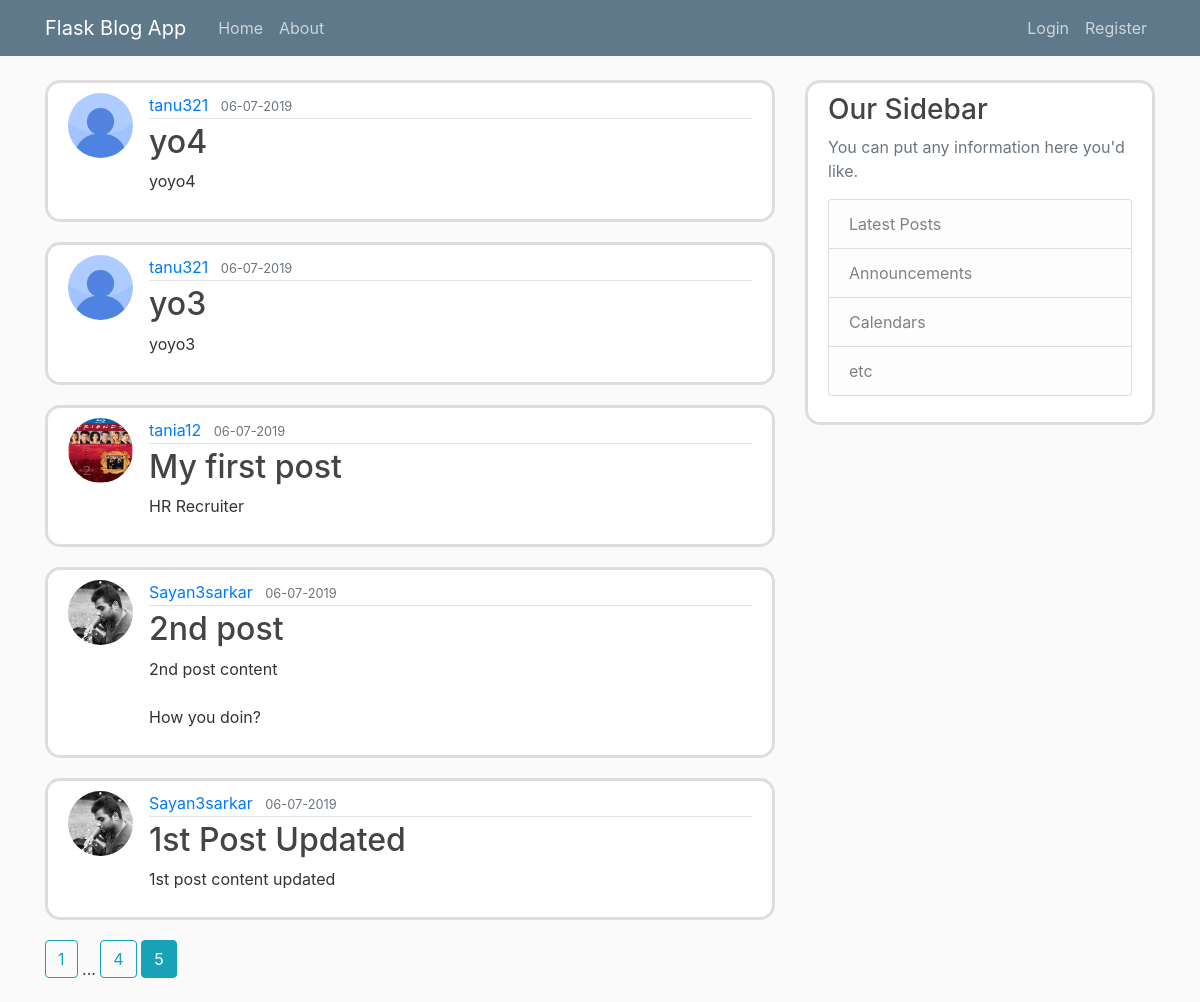
/home?page=5, run on the app's committed database.
### flaskblog/models.py (models this page shows, shortened)
class Post(db.Model):
	id = db.Column(db.Integer, primary_key = True)
	title = db.Column(db.String(100), nullable = False)
	date_posted = db.Column(db.DateTime, nullable = False, default = datetime.utcnow)
	content = db.Column(db.Text, nullable = False)
	user_id = db.Column(db.Integer, db.ForeignKey('user.id'), nullable = False) #Here 'user.id' represents 'id'

class User(db.Model, UserMixin):
    id = db.Column(db.Integer, primary_key=True)
    username = db.Column(db.String(20), unique=True, nullable=False)
    email = db.Column(db.String(120), unique=True, nullable=False)
    image_file = db.Column(db.String(20), nullable=False, default='default.jpg')
    password = db.Column(db.String(60), nullable=False)
    posts = db.relationship('Post', backref='author', lazy=True)

### flaskblog/main/routes.py (the view)
@main.route('/')
@main.route('/home')
def home():
	page = request.args.get('page', 1, type=int)
	posts = Post.query.order_by(Post.date_posted.desc()).paginate(page=page, per_page=5)
	return render_template('home.html', posts = posts)

### flaskblog/templates/home.html
{% extends "layout.html" %}
{% block content %}
    {% for post in posts.items %}
        <article class="media content-section">
          <img class="rounded-circle article-img" src="{{ url_for('static', filename='profile_pics/' + post.author.image_file) }}">
          <div class="media-body">
            <div class="article-metadata">
              <a class="mr-2" href="{{ url_for('users.user_posts', username=post.author.username) }}">{{ post.author.username }}</a>
              <small class="text-muted">{{ post.date_posted.strftime('%d-%m-%Y') }}</small>
            </div>
            <h2><a class="article-title" href="{{ url_for('posts.post', post_id=post.id) }}">{{ post.title }}</a></h2>
            <p class="article-content">{{ post.content }}</p>
          </div>
        </article>
    {% endfor %}
    {% for page_num in posts.iter_pages(left_edge=1, right_edge=1, left_current=1, right_current=2) %}
		{% if page_num %}
			{% if posts.page == page_num %}
				<a class="btn btn-info mb-4" href="{{ url_for('main.home', page=page_num) }}">{{ page_num }}</a>
			{% else %}
				<a class="btn btn-outline-info mb-4" href="{{ url_for('main.home', page=page_num) }}">{{ page_num }}</a>
			{% endif%}
		{% else %}
			...
		{% endif %}
    {% endfor %}
{% endblock content %}

### flaskblog/static/main.css (style rules this page uses)
body { background: #fafafa; color: #333333; margin-top: 5rem; }
h1, h2, h3, h4, h5, h6 { color: #444444; }
.content-section { background: #ffffff; padding: 10px 20px; border: 3px solid #dddddd; border-radius: 15px; margin-bottom: 20px; }
.article-title { color: #444444; }
.article-content { white-space: pre-line; }
.article-img { height: 65px; width: 65px; margin-right: 16px; }
.article-metadata { padding-bottom: 1px; margin-bottom: 4px; border-bottom: 1px solid #e3e3e3 }

### data on the page
Post: image_file (placeholder picture), author.username "tanu321", date_posted "06-07-2019", title "yo4", content "yoyo4"
Post: image_file (placeholder picture), author.username "tanu321", date_posted "06-07-2019", title "yo3", content "yoyo3"
Post: image_file (picture), author.username "tania12", date_posted "06-07-2019", title "My first post", content "HR Recruiter"
Post: image_file (picture), author.username "Sayan3sarkar", date_posted "06-07-2019", title "2nd post", content "2nd post content How you doin?"
Post: image_file (picture), author.username "Sayan3sarkar", date_posted "06-07-2019", title "1st Post Updated", content "1st post content updated"

### other printed values
{{ page_num }} "1" "4"
{{ page_num }} "5"
